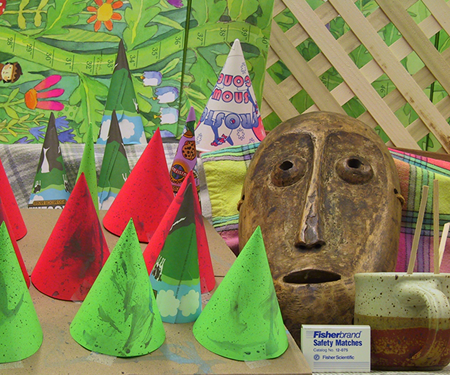
%> input picture ROB501: Computer Vision/Project 3/cones_image_left_02.png, 450 x 375 px
$ octave testing.m   (GNU Octave 9; MATLAB toolbox functions it lacks are replaced by stand-ins)
%> lines starting %> are read from the running program, lines starting %| are printed output that depends on the picture
### ROB501: Computer Vision/Project 3/stereo_disparity_a.m
function Id = stereo_disparity_a(Il, Ir)
% STEREO_DISPARITY_A Fast stereo correspondence algorithm.
%
%  Id = STEREO_DISPARITY_A(Il, Ir) computes a stereo disparity image from left
%  stereo image Il and right stereo image Ir.
%
%  Inputs:
%  -------
%   Il  - Left stereo image, m x n pixels, greyscale.
%   Ir  - Right stereo image, m x n pixels, greyscale.
%
%  Outputs:
%  --------
%   Id  - Disparity image (map), m x n pixels, greyscale.

max_dis =	64;		% Max disparity
box =		7;		% Box size
vol =		zeros(size(Il, 1), size(Il, 2), max_dis);	% Diparity volume

% To grayscale and double
Il =	double(rgb2gray(Il));
Ir =	double(rgb2gray(Ir));
Im =	Ir;		% The image that actually moves

% For every disparity value
for dispar = 1:max_dis
	diff =	abs(Il - Im);			% Find SAD value for every point
	integ =	cumsum(cumsum(diff')');	% Integral image for summed area table

	% Loop through every image
	for y = 1:size(Il, 1)
		for x = 1:size(Il, 2)
			% Upper left corner
			a =	integ( max(y-ceil(box/2), 1), max(x-ceil(box/2), 1) );

			% Upper right corner
			b =	integ( max(y-ceil(box/2), 1), min(x+floor(box/2), size(integ, 2)) );

			% Lower left corner
			c =	integ( min(y+floor(box/2), size(integ, 1)), max(x-ceil(box/2), 1) );

			% Lower right corner
			d =	integ( min(y+floor(box/2), size(integ, 1)), min(x+floor(box/2), size(integ, 2)) );

			vol(y, x, dispar) = d + a - b - c;	% Final SAD value
		end
	end

	Im = [Im(:, 1) Im(:, 1:size(Im, 2)-1)];		% Clamping
end

[~, Id] =	min(vol, [], 3);	% Find indices of minimal cost
Id =		Id/max(Id(:))*255;	% Scale it to 0-255
Id =		uint8(Id);

### ROB501: Computer Vision/Project 3/testing.m
close all
clear
clc

Il =	imread('cones_image_left_02.png');
%> Il is the input picture: size 375x450x3 uint8; mean R, G, B 132.6, 130.2, 82.3
Ir =	imread('cones_image_right_06.png');
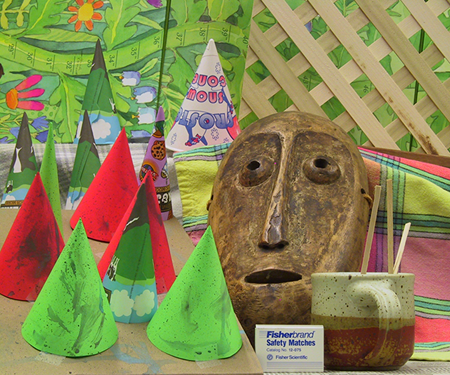
%> input picture ROB501: Computer Vision/Project 3/cones_image_right_06.png, 450 x 375 px
%> Ir is the input picture: size 375x450x3 uint8; mean R, G, B 137.4, 133.3, 83.6
It =	imread('cones_disparity_02.png');	% Using left image as base
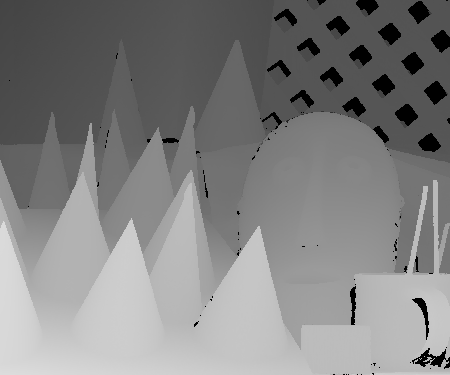
%> input picture ROB501: Computer Vision/Project 3/cones_disparity_02.png, 450 x 375 px
%> It is the input picture: size 375x450 uint8; min 0, max 220, mean 129.8

%% Part 1

Id =	stereo_disparity_a(Il, Ir);
%> in stereo_disparity_a, `Il =	double(rgb2gray(Il));`:
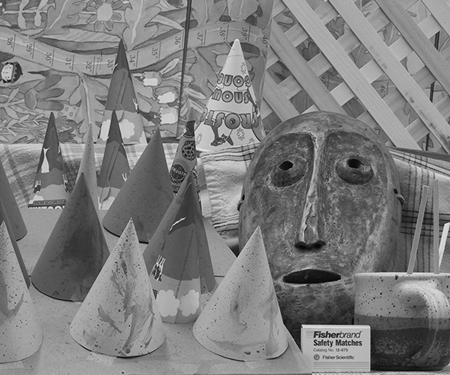
%> Il: size 375x450 double; min 0, max 235, mean 125.5
%> in stereo_disparity_a, `Ir =	double(rgb2gray(Ir));`:
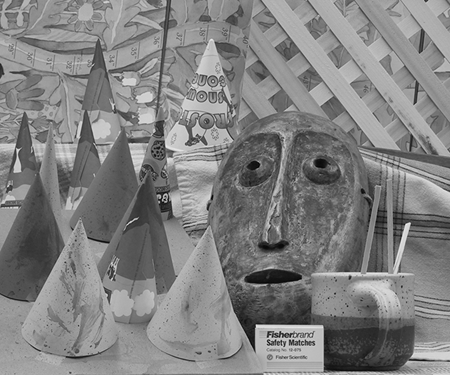
%> Ir: size 375x450 double; min 0, max 244, mean 128.9
%> (the run ends here)
